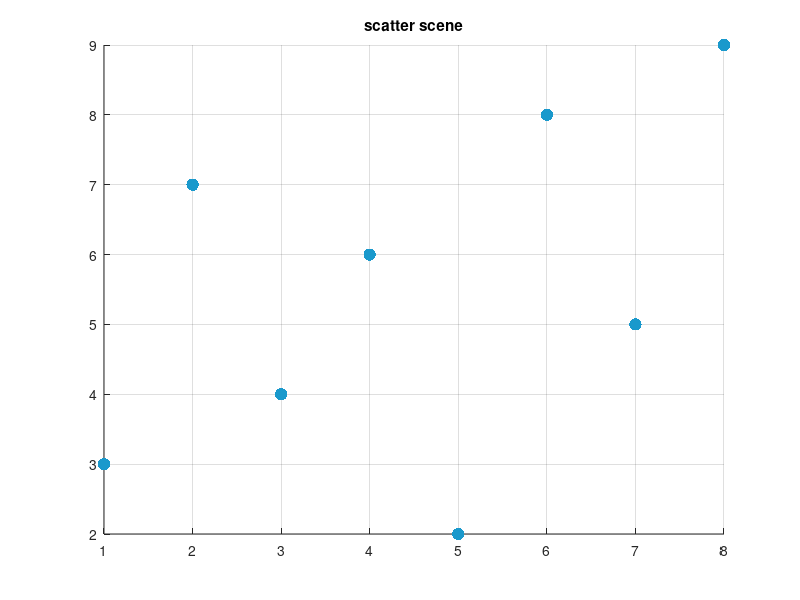

Reproduce this figure in MATLAB. (Note: this script raises an error after producing the figure.)
%=============================================================================
% Copyright (c) 2016-present Allan CORNET (Nelson)
%=============================================================================
% This file is part of Nelson.
%=============================================================================
% LICENCE_BLOCK_BEGIN
% SPDX-License-Identifier: LGPL-3.0-or-later
% LICENCE_BLOCK_END
%=============================================================================
% <--ADV-CLI MODE-->
%=============================================================================

close all;
%=============================================================================
f = figure('Visible', 'on', 'Position', [100 100 560 420], 'Color', [1 1 1]);
axes('Parent', f);
x = 1:8;
y = [3 7 4 6 2 8 5 9];
scatter(x, y, 80, 'filled', 'MarkerFaceColor', [0.1 0.6 0.8]);
title('scatter scene');
grid('on');
drawnow();
%=============================================================================
asserts.istrue(isgraphics(f, 'figure'));
asserts.isequal(f.Type, 'figure');
asserts.isequal(char(f.Visible), 'on');
asserts.isequal(f.Color, [1 1 1]);
axesHandles = findobj(f, 'Type', 'axes');
asserts.isequal(numel(axesHandles), 1);
for k = 1:numel(axesHandles)
  asserts.isequal(axesHandles(k).Type, 'axes');
  asserts.isequal(axesHandles(k).Parent, f);
end
scatterObjects = findobj(f, 'Type', 'scatter');
asserts.isequal(numel(scatterObjects), 1);
asserts.istrue(all(isgraphics(scatterObjects, 'scatter')));
for k = 1:numel(scatterObjects)
  asserts.isequal(scatterObjects(k).Type, 'scatter');
end
close(f);
close all;
%=============================================================================
